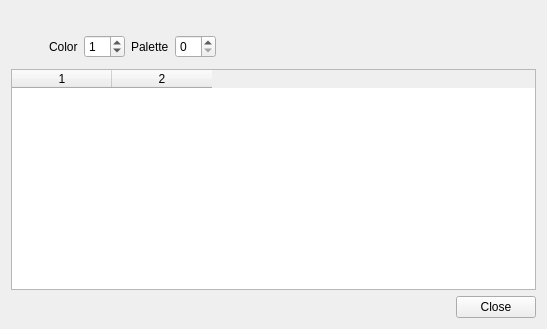
<?xml version="1.0" encoding="UTF-8"?>
<ui version="4.0">
 <class>PaletteColorSearch</class>
 <widget class="QWidget" name="PaletteColorSearch">
  <property name="geometry">
   <rect>
    <x>0</x>
    <y>0</y>
    <width>547</width>
    <height>329</height>
   </rect>
  </property>
  <property name="windowTitle">
   <string>Palette Color Search</string>
  </property>
  <layout class="QVBoxLayout" name="verticalLayout">
   <item>
    <widget class="QLabel" name="label_Title">
     <property name="text">
      <string/>
     </property>
     <property name="alignment">
      <set>Qt::AlignmentFlag::AlignCenter</set>
     </property>
    </widget>
   </item>
   <item>
    <widget class="QFrame" name="searchBar">
     <property name="frameShape">
      <enum>QFrame::Shape::NoFrame</enum>
     </property>
     <property name="frameShadow">
      <enum>QFrame::Shadow::Raised</enum>
     </property>
     <layout class="QHBoxLayout" name="horizontalLayout">
      <property name="leftMargin">
       <number>0</number>
      </property>
      <property name="topMargin">
       <number>0</number>
      </property>
      <property name="rightMargin">
       <number>0</number>
      </property>
      <property name="bottomMargin">
       <number>0</number>
      </property>
      <item>
       <widget class="QFrame" name="frame_Color">
        <property name="sizePolicy">
         <sizepolicy hsizetype="Fixed" vsizetype="Fixed">
          <horstretch>0</horstretch>
          <verstretch>0</verstretch>
         </sizepolicy>
        </property>
        <property name="minimumSize">
         <size>
          <width>32</width>
          <height>32</height>
         </size>
        </property>
        <property name="maximumSize">
         <size>
          <width>32</width>
          <height>32</height>
         </size>
        </property>
        <property name="frameShadow">
         <enum>QFrame::Shadow::Raised</enum>
        </property>
       </widget>
      </item>
      <item>
       <widget class="QLabel" name="label_Color">
        <property name="sizePolicy">
         <sizepolicy hsizetype="Maximum" vsizetype="Preferred">
          <horstretch>0</horstretch>
          <verstretch>0</verstretch>
         </sizepolicy>
        </property>
        <property name="text">
         <string>Color</string>
        </property>
       </widget>
      </item>
      <item>
       <widget class="NoScrollSpinBox" name="spinBox_ColorId">
        <property name="value">
         <number>1</number>
        </property>
       </widget>
      </item>
      <item>
       <widget class="QLabel" name="label_Palette">
        <property name="sizePolicy">
         <sizepolicy hsizetype="Maximum" vsizetype="Preferred">
          <horstretch>0</horstretch>
          <verstretch>0</verstretch>
         </sizepolicy>
        </property>
        <property name="text">
         <string>Palette</string>
        </property>
       </widget>
      </item>
      <item>
       <widget class="QSpinBox" name="spinBox_PaletteId"/>
      </item>
      <item>
       <spacer name="horizontalSpacer">
        <property name="orientation">
         <enum>Qt::Orientation::Horizontal</enum>
        </property>
        <property name="sizeHint" stdset="0">
         <size>
          <width>40</width>
          <height>20</height>
         </size>
        </property>
       </spacer>
      </item>
     </layout>
    </widget>
   </item>
   <item>
    <widget class="QTableWidget" name="table_Results">
     <property name="columnCount">
      <number>2</number>
     </property>
     <column/>
     <column/>
    </widget>
   </item>
   <item>
    <widget class="QDialogButtonBox" name="buttonBox">
     <property name="standardButtons">
      <set>QDialogButtonBox::StandardButton::Close</set>
     </property>
    </widget>
   </item>
  </layout>
 </widget>
 <customwidgets>
  <customwidget>
   <class>NoScrollSpinBox</class>
   <extends>QSpinBox</extends>
   <header>noscrollwidgets.h</header>
  </customwidget>
 </customwidgets>
 <resources/>
 <connections/>
</ui>
